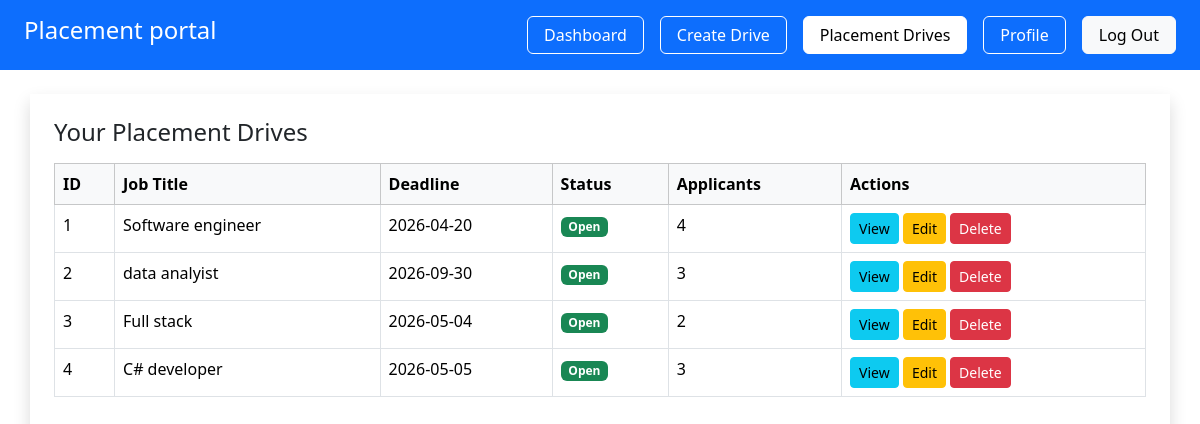
/company/placementdrive (signed in), run on an earlier commit of the app's database.
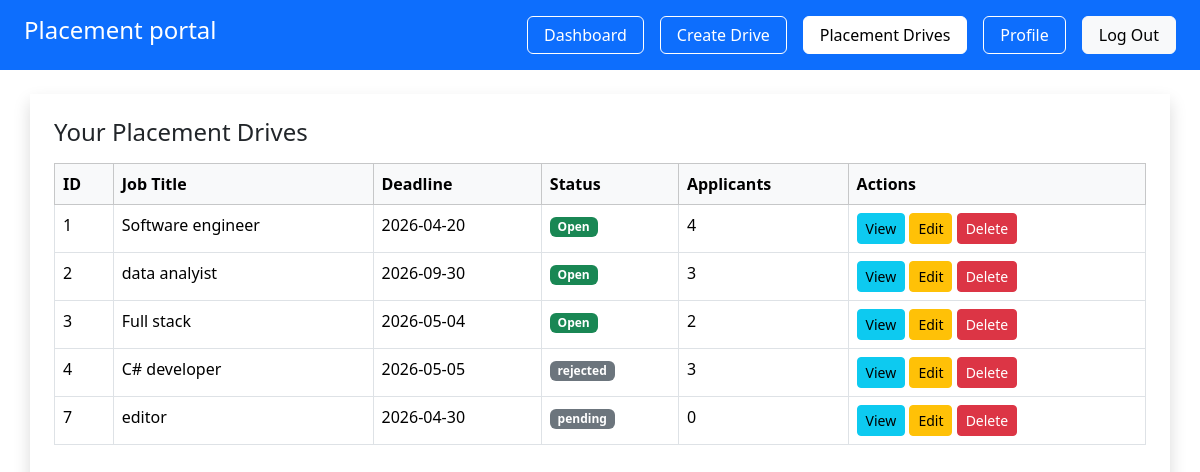
And on a later commit of the database.
### app/models.py (models this page shows, shortened)
class PlacementDrive(db.Model):
     __tablename__ = "placement_drives"
     id = db.Column(db.Integer, primary_key=True)
     company_id = db.Column(db.Integer, db.ForeignKey("companies.id"), nullable=False)
     job_title = db.Column(db.String(150), nullable=False )
     description = db.Column(db.Text)
     eligibility= db.Column(db.String(200))
     deadline = db.Column(db.Date)
     status = db.Column(db.String(20) , default = 'pending')
     created_at  = db.Column(db.DateTime, default=datetime.utcnow)
     company= db.relationship('Company', backref='drives')

### app/company/routes.py (the view)
@company.route('/company/placementdrive')
@login_required
def placement_drive():
    if current_user.role != "company":
        return "Unauthorized", 403
    if not current_user.company:
        return "Company profile not found", 404
    comp = current_user.company
    drives = comp.drives
    return render_template(
        'company/placement_drives.html',
        comp=comp,
        drives=drives,
    )

### app/__init__.py (called while the page is built)
@login_manager.user_loader
def load_user(user_id):
    from app.models import User
    return User.query.get(int(user_id))

### app/templates/company/placement_drives.html
{% extends 'base.html' %}
{% block content %}
  <div class="container shadow p-4 mt-4">
     <h4>Your Placement Drives</h4>
    {% if drives %}
        <table class="table table-bordered table-hover mt-3">
            <thead class="table-light">
                <tr>
                    <th>ID</th>
                    <th>Job Title</th>
                    <th>Deadline</th>
                    <th>Status</th>
                    <th>Applicants</th>
                    <th>Actions</th>
                </tr>
            </thead>
            <tbody>
                {% for drive in drives %}
                <tr>
                    <td>{{ drive.id }}</td>
                    <td>{{ drive.job_title }}</td>
                    <td>{{ drive.deadline }}</td>
                    <td>
                        {% if drive.status == "open" %}
                            <span class="badge bg-success">Open</span>
                        {% elif drive.status == "closed" %}
                            <span class="badge bg-danger">Closed</span>
                        {% else %}
                            <span class="badge bg-secondary">{{ drive.status }}</span>
                        {% endif %}
                    </td>
                    <td>{{ drive.applications|length }}</td>
                    <td>
                        <a href="/company/view/{{ drive.id }}"
                           class="btn btn-info btn-sm">View</a>
                        <a href="{{ url_for('company.edit_drive', id=drive.id) }}" class="btn btn-warning btn-sm">
                            Edit
                        </a>
                        <form action="/company/delete-drive/{{ drive.id }}"  method="POST" style="display:inline;">
                            <button type="submit" class="btn btn-danger btn-sm" onclick="return confirm('Are you sure?')">
                                Delete
                            </button>
                        </form>
                    </td>
                </tr>
                {% endfor %}
            </tbody>
        </table>
    {% else %}
        <p class="text-muted mt-3">No placement drives created yet.</p>
    {% endif %}
</div>
{% endblock %}

What changed in the data, as far as the page shows it:
changed PlacementDrive "C# developer": status (not shown) → "rejected"; no longer shows "Open"
added PlacementDrive: id "7", job_title "editor", deadline "2026-04-30", status "pending", applications|length "0"
